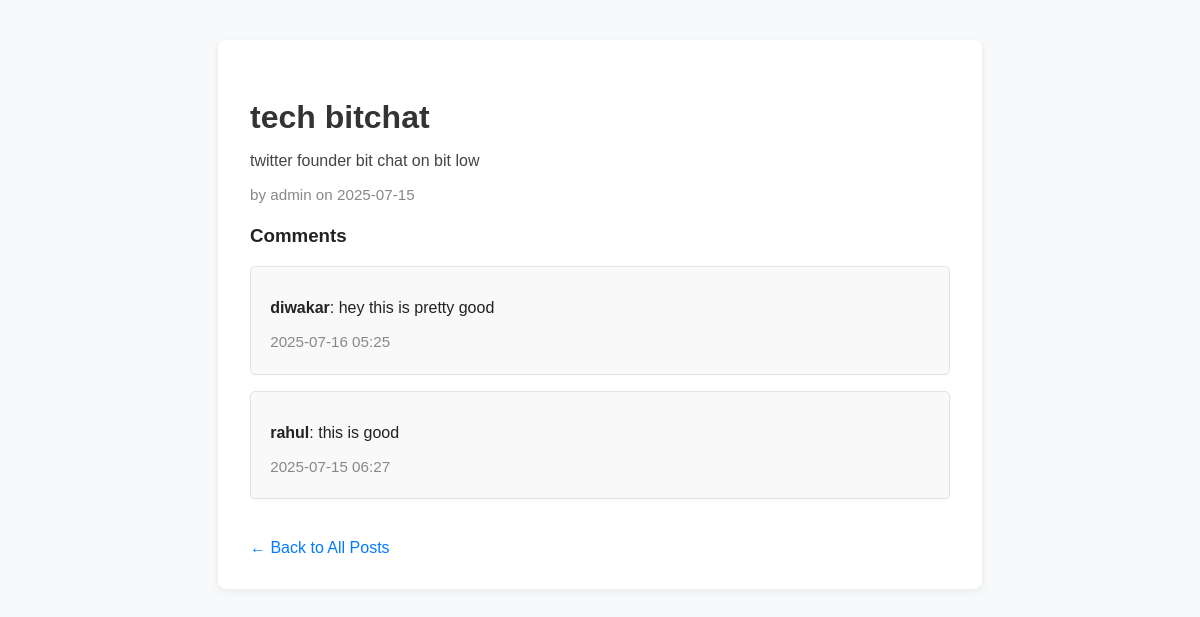
The app's page /post/1/ with its own data.
### secureblog/models.py (models this page shows, shortened)
class Post(models.Model):
    title = models.CharField(max_length=200)
    content = models.TextField()
    created_at = models.DateTimeField(auto_now_add=True)
    last_modified = models.DateTimeField(auto_now=True)
    author = models.ForeignKey(User, on_delete=models.CASCADE)
    categories = models.ManyToManyField("Category", related_name="posts")
    is_published = models.BooleanField(default=True)  # <-- Add this field
    class Meta:
        ordering = ['-created_at']

class Comment(models.Model):
    author = models.ForeignKey(User, on_delete=models.CASCADE)
    body = models.TextField()
    created_on = models.DateTimeField(auto_now_add=True)
    post = models.ForeignKey("Post", on_delete=models.CASCADE)
    class Meta:
        ordering = ['-created_on']

### secureblog/views.py (the view)
class PostDetailView(DetailView):
    model = Post
    template_name = 'secureblog/post_detail.html'
    context_object_name = 'object'  # Fix for template compatibility

### secureblog/templates/secureblog/post_detail.html (shortened to what this page needs)
<!DOCTYPE html>
<html lang="en">
  <head>
  </head>
  <body>
    <div class="container">
      <h2 class="post-title">{{ object.title }}</h2>
      <p class="post-content">{{ object.content }}</p>
      <p class="post-meta">
        by {{ object.author }} on {{ object.created_at|date:"Y-m-d" }}
      </p>
      <h3>Comments</h3>
      {% for comment in object.comment_set.all %}
      <div class="comment-container">
        <p><strong>{{ comment.author }}</strong>: {{ comment.body }}</p>
        <p class="comment-meta">{{ comment.created_on|date:"Y-m-d H:i" }}</p>
      </div>
      {% empty %}
      <p>No comments yet.</p>
      {% endfor %}
      <div>
        <a href="{% url 'post_list' %}" class="back-link"
          >← Back to All Posts</a
        >
      </div>
    </div>
  </body>
</html>

### secureblog/templates/secureblog/post_detail.html (style rules this page uses)
body { background: #f8f9fa; font-family: Arial, sans-serif; color: #222; margin: 0; }
.container { max-width: 700px; margin: 40px auto; padding: 2em; background: #fff; border-radius: 8px; box-shadow: 0 2px 8px rgba(0, 0, 0, 0.07); }
.post-title { color: #333; font-size: 2em; margin-bottom: 0.3em; }
.post-content { margin: 1em 0; color: #444; }
.post-meta { color: #888; font-size: 0.95em; margin-bottom: 1.5em; }
.comment-container { background: #f9f9f9; border: 1px solid #e3e3e3; border-radius: 5px; padding: 1em 1.2em; margin: 1em 0; box-shadow: 0 1px 3px rgba(0, 0, 0, 0.03); }
.comment-meta { color: #888; font-size: 0.95em; margin-bottom: 0.5em; }
.back-link { display: inline-block; margin-top: 1.5em; color: #007bff; font-weight: 500; text-decoration: none; }

### records on screen
Post: title "tech bitchat", content "twitter founder bit chat on bit low", author "admin", created_at "2025-07-15"
Comment: author "diwakar", body "hey this is pretty good", created_on "2025-07-16 05:25"
Comment: author "rahul", body "this is good", created_on "2025-07-15 06:27"
